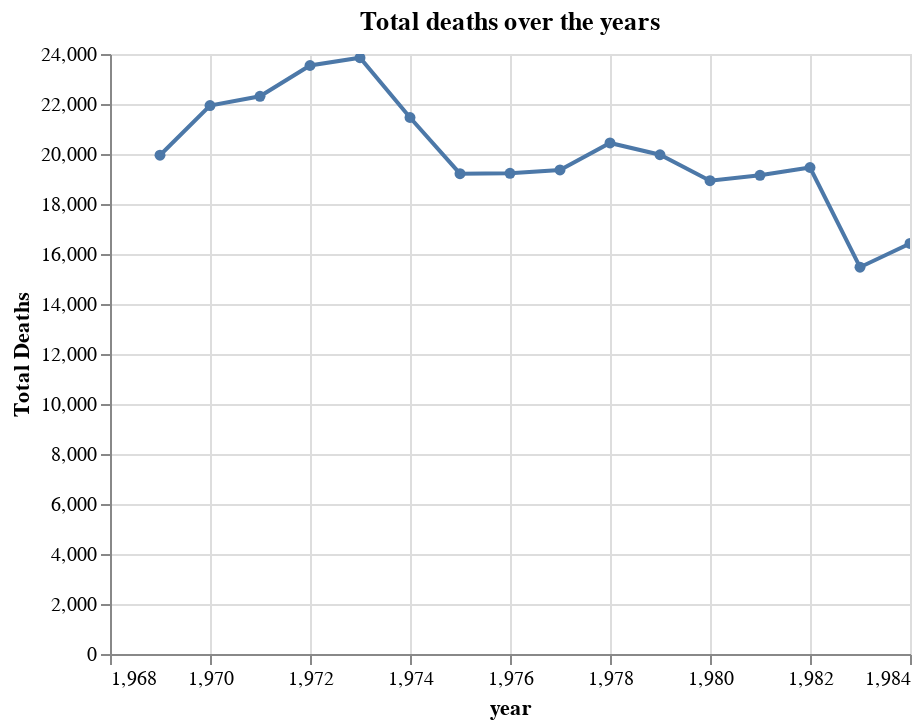

The notebook cell saved with this chart:
### Markdown cell above
## Task 2

One line chart showing the total number of deaths over the years.

### Code cell
alt.Chart(fatalities_df,
          title="Total deaths over the years").mark_line(point=True).encode(
    x='year',
    y=alt.Y('sum(count)',title='Total Deaths'),
    tooltip=([alt.Tooltip('sum(count)', title='Total Deaths')])
).interactive(bind_y=False)

### Figure 1 — Vega-Lite specification as saved in the notebook (floating-point values rounded to 4 significant figures; data arrays with more than 128 entries replaced by an {"elided": "..."} marker saying what was removed)
{"config": {"view": {"continuousWidth": 400, "continuousHeight": 300}}, "data": {"name": "data-eae90cd30d19b4e3984d21939666a3f3"}, "mark": {"type": "line", "point": true}, "encoding": {"tooltip": [{"type": "quantitative", "aggregate": "sum", "field": "count", "title": "Total Deaths"}], "x": {"type": "quantitative", "field": "year"}, "y": {"type": "quantitative", "aggregate": "sum", "field": "count", "title": "Total Deaths"}}, "selection": {"selector001": {"type": "interval", "bind": "scales", "encodings": ["x"]}}, "title": "Total deaths over the years", "$schema": "https://vega.github.io/schema/vega-lite/v4.8.1.json", "datasets": {"data-eae90cd30d19b4e3984d21939666a3f3": {"elided": "192 records"}}}
